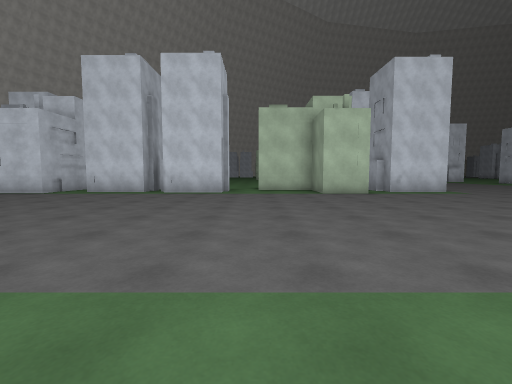
View 1 (above)

24 first-person views from a walk through a Unity game level. The camera is 1.2 m above the floor, tilts 4° down and sees 90° across. The floor is counted in squares, 2 m on a side. Each view is taken from the middle of a square. On the plan, view 1 faces up. The plan holds only what a view shows up to about 9 squares ahead; the rest is blank. The place goes on beyond the plan. The player is left out. Surface patterns are stand-ins for the level's own textures.

View 2
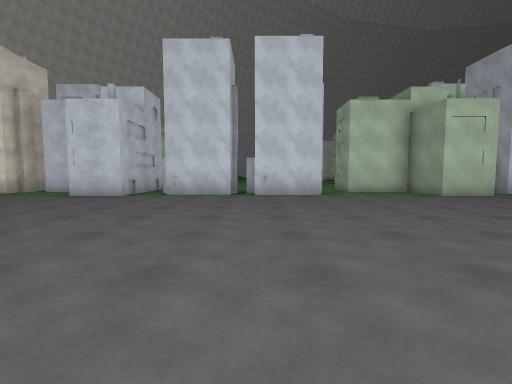

View 3
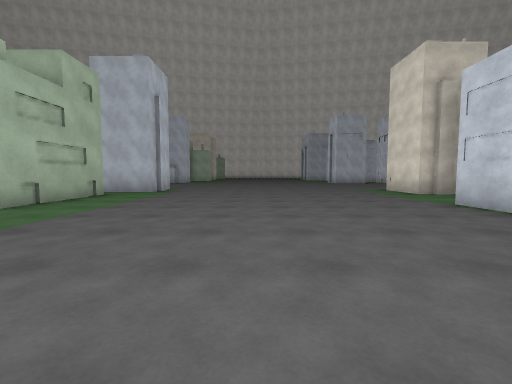

View 4
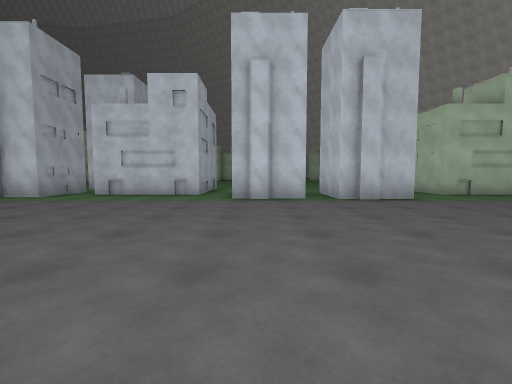

View 5
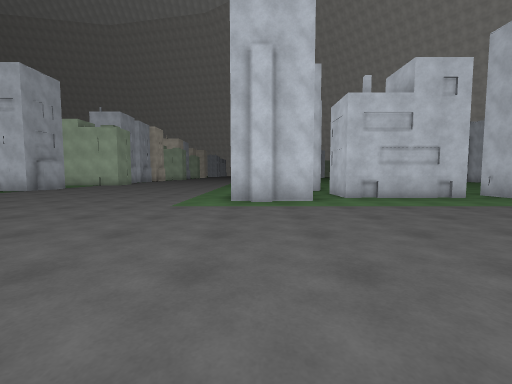

View 6
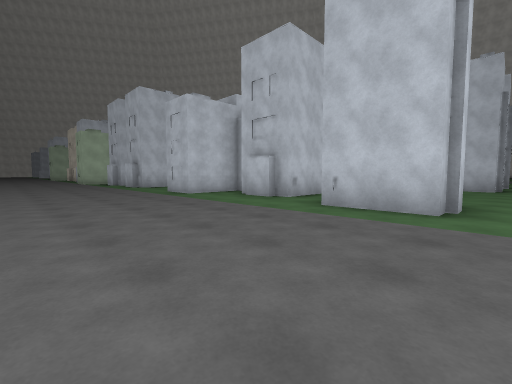

View 7
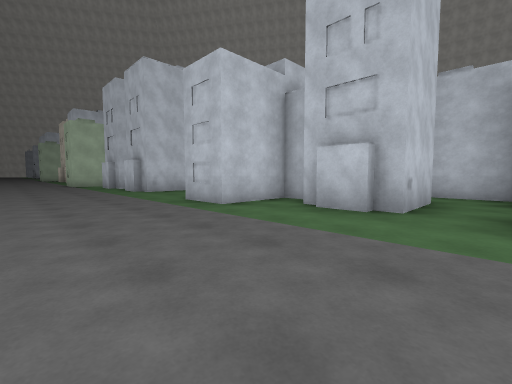

View 8
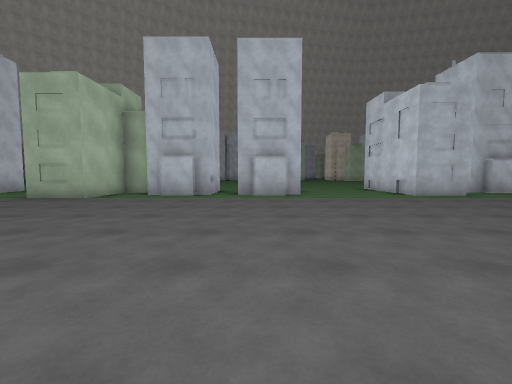

View 9
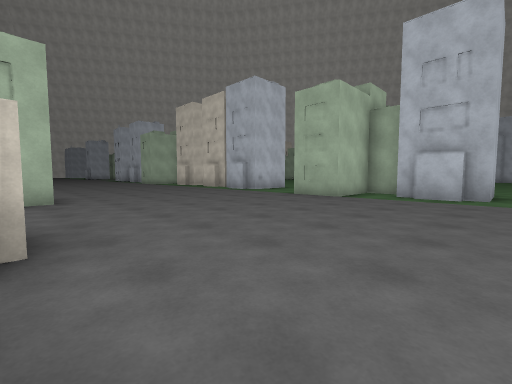

View 10
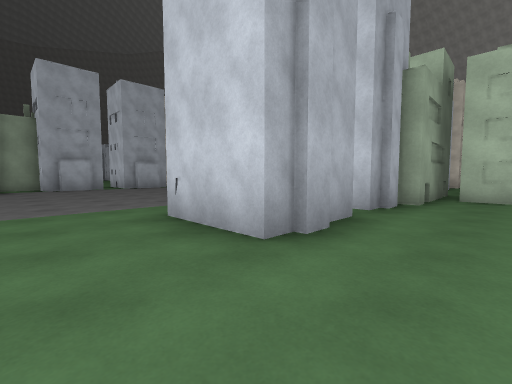

View 11
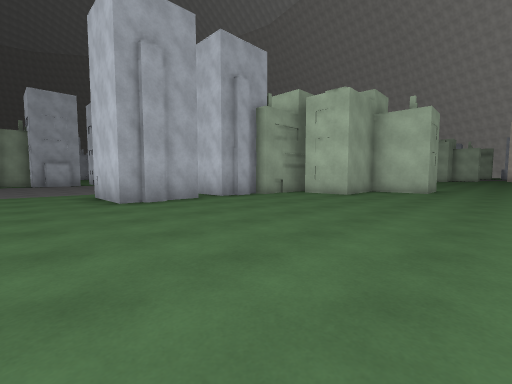

View 12
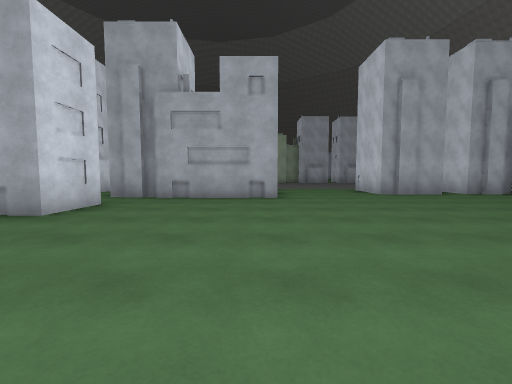

View 13
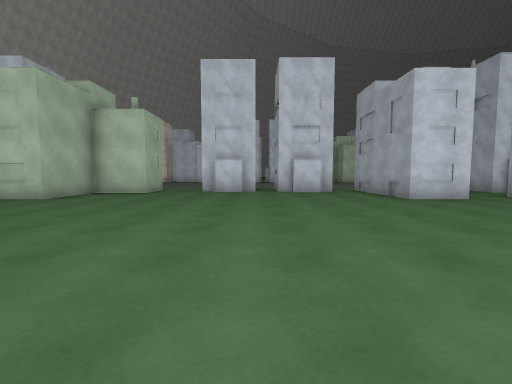

View 14
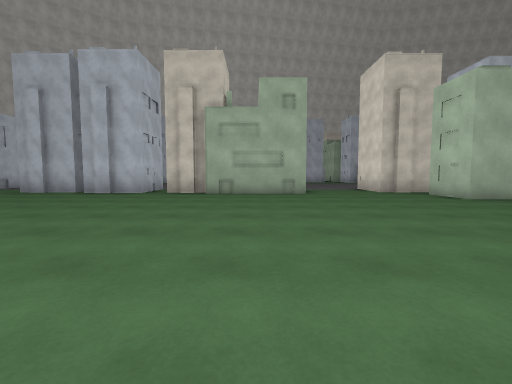

View 15
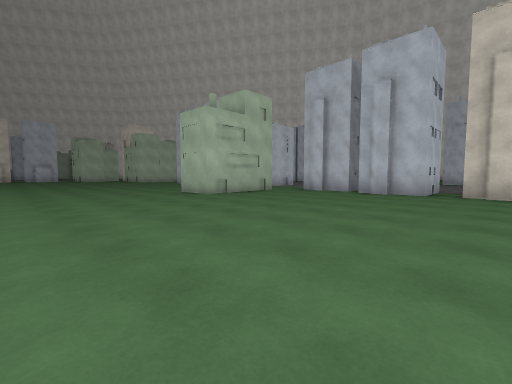

View 16
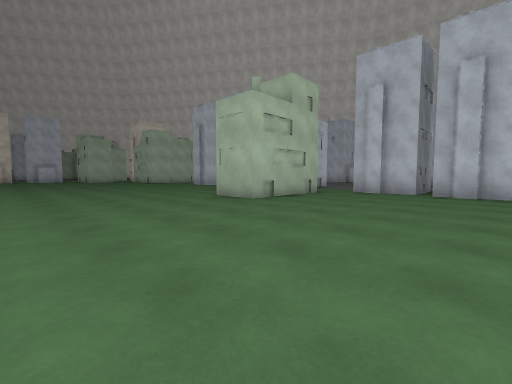

View 17
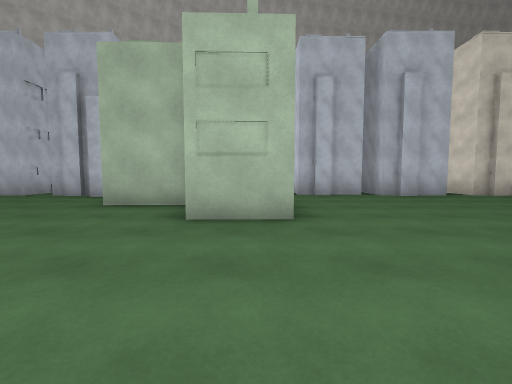

View 18
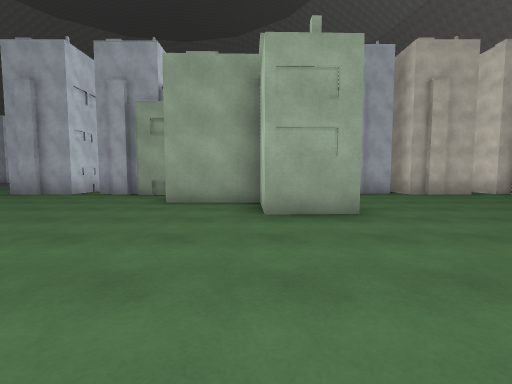

View 19
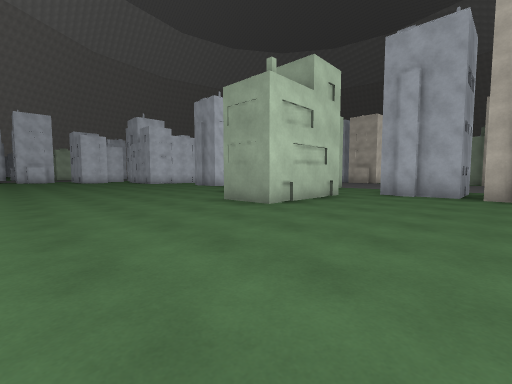

View 20
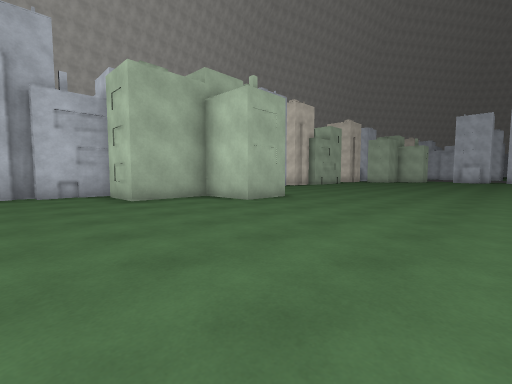

View 21
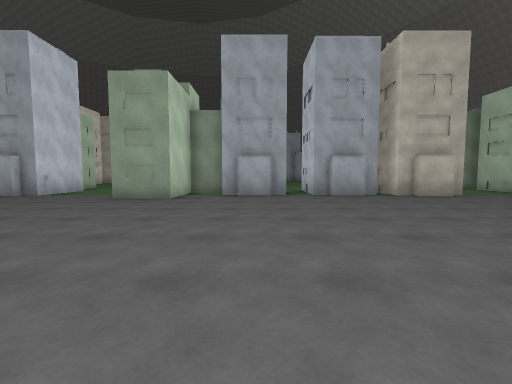

View 22
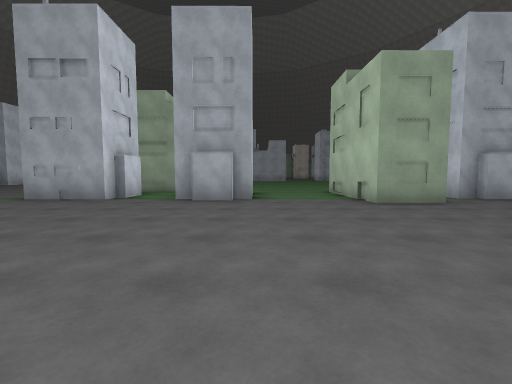

View 23
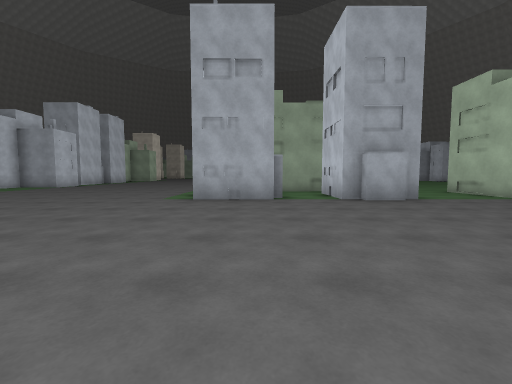

View 24
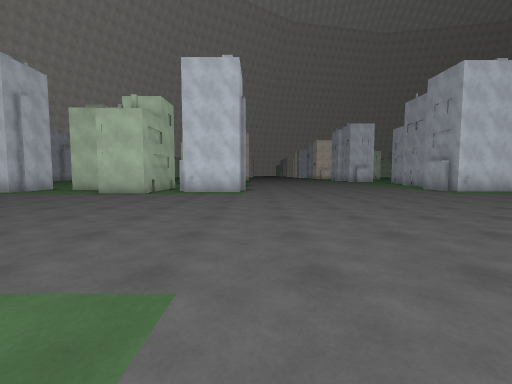

### Floor plan
Key: @ floor where view 1 was taken; # wall or solid block; . floor; B building.
Columns run from 12 left of view 1 to 16 right of it. Each row starts with its distance up from view 1.
  9 #B.. BB##B##..#B.B#.......B##
  8  ...##........#B............
  7 .............................
  6 .............................
  5 .............................
  4 .............................
  3 .............................
  2 .............................
  1  ...........................
  0 #.....  ###.@...##.......#
 -1 B.B##.#B##B.B##.##.......## B
 -2    ##.......## ..B........B.#
 -3 #  #........##.##.........###
 -4 #B..........##.##B.......B##
 -5 #..............##.........##
 -6 ..............B###..........
 -7 ...............###..........
 -8  B.......................###B
 -9  B.......................##
-10  #........................#
-11  #..............##.......B
-12 B...............##B.......
-13 ##........................##
-14 #B..............##B......B#
-15 #...............##.......##
-16 #............... ........B
-17 B.............##   .......
-18   B##.......####B .........
-19    ##.......###B............
-20    #.....................  #
-21  ###............# B......
-22  B..............##.......
-23  B..............##B   ...

Where each view was taken, in squares from view 1:
view 1: 0 up, 0 right, facing up
view 2: 1 up, 3 left, facing up
view 3: 4 up, 3 left, facing left
view 4: 7 up, 2 left, facing down
view 5: 6 up, 5 right, facing down
view 6: 1 up, 10 right, facing down-left
view 7: 2 down, 9 right, facing down-left
view 8: 12 down, 13 right, facing left
view 9: 13 down, 13 right, facing down-left
view 10: 9 down, 2 right, facing down-right
view 11: 9 down, 2 left, facing down-right
view 12: 7 down, 4 left, facing right
view 13: 10 down, 4 left, facing up
view 14: 9 down, 3 left, facing left
view 15: 11 down, 3 left, facing down-left
view 16: 13 down, 3 left, facing down-left
view 17: 18 down, 4 left, facing left
view 18: 18 down, 4 left, facing right
view 19: 23 down, 4 left, facing up-right
view 20: 23 down, 3 left, facing up-left
view 21: 11 down, 6 right, facing right
view 22: 5 down, 7 right, facing right
view 23: 1 down, 7 right, facing right
view 24: 0 up, 7 right, facing up
